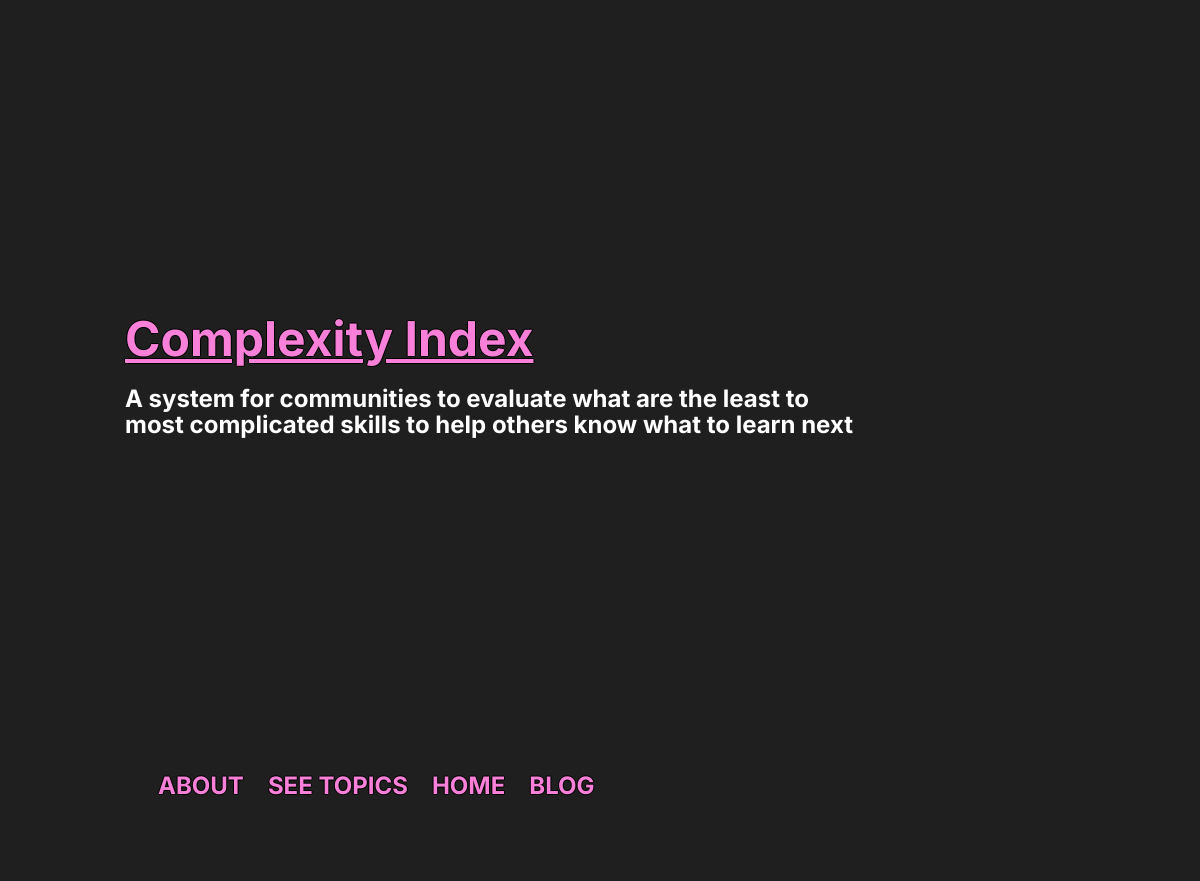
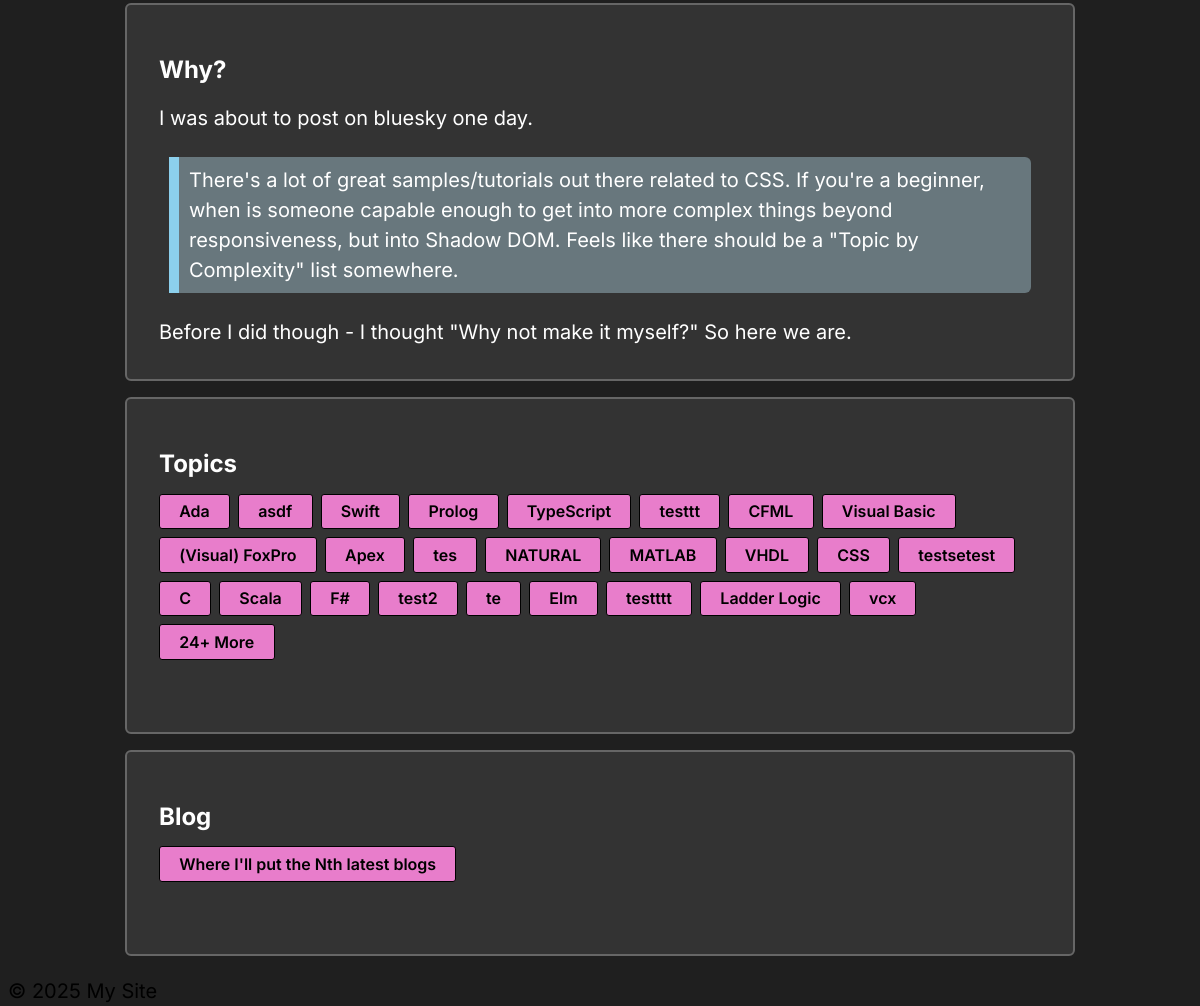
The page / on the database its author committed (2 pictures, top to bottom).
### polls/models.py (models this page shows, shortened)
class Topic(models.Model):
    class Meta:
        constraints = [
            models.UniqueConstraint(
                fields=["topic_text", "owner"],
                name="unique_topic_text_owner",
                condition=models.Q(topic_text__iexact=models.F("topic_text")),
            )
        ]
    topic_text = models.CharField(max_length=200)
    pub_date = models.DateTimeField("date published")
    reference_link = models.URLField(max_length=250, blank=True, null=True)
    publicly_visible = models.BooleanField(
        default=False, help_text="Should this topic be visible to all users?"
    )
    publicly_votable = models.BooleanField(
        default=False, help_text="Should this topic be votable by all users?"
    )
    public_new_subjects = models.BooleanField(
        default=False, help_text="Should this topic allow new subjects to be added by all users?"
    )
    owner = models.ForeignKey(
        CustomUser, on_delete=models.CASCADE, related_name="owner", blank=True, null=True
    )

### home/views.py (the view)
# urls.py: path("", home, name="home"),
def home(request):
    context = {}
    topics = list(Topic.objects.all())
    random.shuffle(topics)
    context["topics"] = topics[:25]
    context["total_extra"] = len(topics) - len(context["topics"])
    return render(request, "home/home.html", context=context)

### home/templates/home/home.html (shortened to what this page needs)
{% extends "base.html" %}
{% load static %}
{% block extrahead %}
    <link  rel="stylesheet" href="{% static 'css/home/home.css' %}">
{% endblock %}
{% block header %}
<div class="custom-header">
    <div class="container">
        <h1 class="custom-header__h1"><a href="#home">Complexity Index</a></h1>
        <h2>A system for communities to evaluate what are the least to most complicated skills to help others know what to learn next</h2>
    </div>
</div>
<nav class="custom-nav">
    <ul class="custom-nav__nav-list nav-list">
        <li class="custom-nav__nav-list__nav-item nav-item"><a class="custom-nav__nav-list__nav-item__anchor nav-link" href="{% url 'home:home' %}#about">About</a></li>
        <li class="custom-nav__nav-list__nav-item nav-item"><a class="custom-nav__nav-list__nav-item__anchor nav-link" href="{% url 'polls:home' %}">See Topics</a></li>
        <li class="custom-nav__nav-list__nav-item nav-item"><a class="custom-nav__nav-list__nav-item__anchor nav-link" href="{% url 'home:home' %}#home">Home</a></li>
        <li class="custom-nav__nav-list__nav-item nav-item"><a class="custom-nav__nav-list__nav-item__anchor nav-link" href="{% url 'home:home' %}#blog">Blog</a></li>
    </ul>
</nav>
{% endblock %}
{% block content %}
    <article id="about">
        <section class="about__container container">
            <h2>Why?</h2>
            <p class="about__container__text">I was about to post on bluesky one day.</p>
            <blockquote class="about-quote">
                <p class="about-quote__text">
                    There's a lot of great samples/tutorials out there related to CSS. If you're a beginner, when is someone capable enough to get into more complex things beyond responsiveness, but into Shadow DOM. Feels like there should be a "Topic by Complexity" list somewhere.
                </p>
            </blockquote>
            <p class="about__container__text">Before I did though - I thought "Why not make it myself?" So here we are.</p>
        </section>
    </article>
    <article id="topics">
        <section class="container">
            <h2>Topics</h2>
            <ul class="topics-list">
                {% for topic in topics %}
                    <li>
                        <a class="topics-list__item" href="{% url 'polls:topic_detail' topic.id %}">{{ topic.topic_text }}</a>
                    </li>
                {% endfor %}
                <li><a class="topics-list__item" href="{% url 'polls:home' %}">{{total_extra}}+ More</a></li>
            </ul>
        </section>
    </article>
    <article id="blog">
        <section class="container">
            <h2>Blog</h2>
            <ul class="blogs-list">
                <li><a class="topics-list__item" >Where I'll put the Nth latest blogs</a></li>
            </ul>
        </section>
    </article>
{% endblock %}

### static/css/styles.css (style rules this page uses)
:root { --font-family: "Inter", "Arial", sans-serif; --font-weight-strong: 600; --font-size-h1: 3rem; --font-size-h2: 1.5rem; --font-size-h3: 1.6rem; --font-size-h4: 1.35rem; --font-size-text: 1.25rem; --border-radius: 0; --brand-color-dark: hsl(316, 71%, 74%); --brand-color-dark-intense: hsl(316, 91%, 74%); --brand-color-dark-subtle: hsl(316, 31%, 74%); --accent-color-dark-intense: hsl(198, 93%, 74%); --accent-color-dark: hsl(198, 73%, 74%); --accent-color-dark-subtle: hsl(198, 33%, 74%); --container-background-color-dark: hsl(0, 0%, 20%); --container-border-color-dark: hsl(0, 0%, 40%) 2px solid; --container-border-radius-dark: 6px; --quote-background-color: hsl(197, 9%, 45%); }
*, *::before, *::after { box-sizing: border-box; }
html { -moz-text-size-adjust: none; -webkit-text-size-adjust: none; text-size-adjust: none; }
body, h1, h2, h3, h4, p, figure, blockquote, dl, dd { margin-block-end: 0; }
body { min-height: 100vh; line-height: 1.5; }
h1, h2, h3, h4, button, input, label { line-height: 1.1; }
h1, h2, h3, h4 { text-wrap: balance; }
a:not([class]) { text-decoration-skip-ink: auto; color: currentColor; }
body { min-height: 100vh; font-size: 100%; line-height: 1.5; text-rendering: optimizeSpeed; overflow-x: hidden; background: hsl(0, 0%, 12%); }
.nav-list { display: flex; flex-wrap: wrap; justify-content: flex-start; list-style: none; width: 100%; max-width: 900px; margin: 0 auto; padding: 0; }
.nav-link { color: var(--brand-color-dark-intense); font-size: 1.5rem; font-family: var(--font-family); font-weight: 700; text-transform: uppercase; text-decoration: none; display: inline-grid; padding: 0.5rem; text-shadow: -1px 0 black, 0 1px black, 1px 0 black, 0 -1px black; }
.nav-link::after { width: 100%; height: 0.33em; background-color: var(--accent-color-dark); opacity: 0; content: ""; }
.nav-item { margin: 0 0.5rem 0 0; }
.container { width: 100%; max-width: 950px; margin-right: auto; margin-left: auto; }
h1, h2, h3, h4 { font-family: var(--font-family); font-weight: 700; color: hsl(0, 0%, 100%); }
p { font-family: var(--font-family); font-weight: 400; font-size: var(--font-size-text); line-height: 1.5; }

### static/css/home/home.css (style rules this page uses)
.custom-header { display: grid; min-height: 80vh; place-items: center; padding: 0 2rem; min-height: calc(100vh - 12vh); }
.custom-header__h1 { font-size: var(--font-size-h1); margin-bottom: 1rem; color: var(--brand-color-dark-intense); text-shadow: -1px 0 black, 0 1px black, 1px 0 black, 0 -1px black; }
.custom-nav { width: 100%; padding: 6vh 2rem; }
.custom-nav__nav-list__nav-item { margin: 0 0.5rem 0 0; }
.about-quote { background: var(--quote-background-color); border-left: 10px solid var(--accent-color-dark); border-top-right-radius: 6px; border-bottom-right-radius: 6px; margin: 1.5em 10px; padding: 0.5em 10px; quotes: "\201C""\201D""\2018""\2019"; }
.about-quote:before { color: var(--accent-color-dark); font-size: 4em; line-height: 0.1em; margin-right: 0.25em; vertical-align: -0.4em; }
.about-quote__text { display: inline; color: white; }
article { background: var(--container-background-color-dark); border: var(--container-border-color-dark); padding: 2rem; border-radius: 6px; margin: 1rem 0; }
.about__container__text { color: white; font-size: 1.25rem; line-height: 1.5; }
.topics-list, .blogs-list { display: flex; flex-wrap: wrap; justify-content: flex-start; margin: 1rem 0 2rem; padding: 0; list-style: none; font-family: var(--font-family); }
.topics-list__item { margin: 0 0.5rem 0.5rem 0; display: inline-grid; background-color: hsl(316, 70%, 70%); color: currentColor; padding: 0.3em 1.2em; font-weight: 600; border-radius: 3px; border-width: 1px; border-color: black; border-style: solid; text-decoration: none; text-decoration-skip-ink: auto; }

### rows shown on the page
Topic: topic_text "Ada"
Topic: topic_text "asdf"
Topic: topic_text "Swift"
Topic: topic_text "Prolog"
Topic: topic_text "TypeScript"
Topic: topic_text "testtt"
Topic: topic_text "CFML"
Topic: topic_text "Visual Basic"
Topic: topic_text "(Visual) FoxPro"
Topic: topic_text "Apex"
Topic: topic_text "tes"
Topic: topic_text "NATURAL"
Topic: topic_text "MATLAB"
Topic: topic_text "VHDL"
Topic: topic_text "CSS"
Topic: topic_text "testsetest"
Topic: topic_text "C"
Topic: topic_text "Scala"
Topic: topic_text "F#"
Topic: topic_text "test2"
Topic: topic_text "te"
Topic: topic_text "Elm"
Topic: topic_text "testttt"
Topic: topic_text "Ladder Logic"
Topic: topic_text "vcx"

### other values the page prints
{{ total_extra }} "24"
